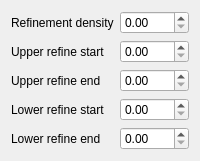
                <widget class="QWidget" name="panelingExpertPage">
                 <attribute name="title">
                  <string>Expert</string>
                 </attribute>
                 <layout class="QFormLayout" name="panelingExpertForm">
                  <property name="rowWrapPolicy">
                   <enum>QFormLayout::WrapLongRows</enum>
                  </property>
                  <item row="0" column="0">
                   <widget class="QLabel" name="refinementLabel">
                    <property name="text">
                     <string>Refinement density</string>
                    </property>
                   </widget>
                  </item>
                  <item row="0" column="1">
                   <widget class="QDoubleSpinBox" name="refinementSpin">
                    <property name="toolTip">
                     <string>Dimensionless refined-area to leading-edge density ratio.</string>
                    </property>
                    <property name="accessibleName">
                     <string>Refinement density ratio</string>
                    </property>
                    <property name="maximumWidth">
                     <number>100</number>
                    </property>
                   </widget>
                  </item>
                  <item row="1" column="0">
                   <widget class="QLabel" name="upperRefinementStartLabel">
                    <property name="text">
                     <string>Upper refine start</string>
                    </property>
                   </widget>
                  </item>
                  <item row="1" column="1">
                   <widget class="QDoubleSpinBox" name="upperRefinementStartSpin">
                    <property name="toolTip">
                     <string>Upper-side refined-area start x/c.</string>
                    </property>
                    <property name="accessibleName">
                     <string>Upper refinement start x over c</string>
                    </property>
                    <property name="maximumWidth">
                     <number>100</number>
                    </property>
                   </widget>
                  </item>
                  <item row="2" column="0">
                   <widget class="QLabel" name="upperRefinementEndLabel">
                    <property name="text">
                     <string>Upper refine end</string>
                    </property>
                   </widget>
                  </item>
                  <item row="2" column="1">
                   <widget class="QDoubleSpinBox" name="upperRefinementEndSpin">
                    <property name="toolTip">
                     <string>Upper-side refined-area end x/c.</string>
                    </property>
                    <property name="accessibleName">
                     <string>Upper refinement end x over c</string>
                    </property>
                    <property name="maximumWidth">
                     <number>100</number>
                    </property>
                   </widget>
                  </item>
                  <item row="3" column="0">
                   <widget class="QLabel" name="lowerRefinementStartLabel">
                    <property name="text">
                     <string>Lower refine start</string>
                    </property>
                   </widget>
                  </item>
                  <item row="3" column="1">
                   <widget class="QDoubleSpinBox" name="lowerRefinementStartSpin">
                    <property name="toolTip">
                     <string>Lower-side refined-area start x/c.</string>
                    </property>
                    <property name="accessibleName">
                     <string>Lower refinement start x over c</string>
                    </property>
                    <property name="maximumWidth">
                     <number>100</number>
                    </property>
                   </widget>
                  </item>
                  <item row="4" column="0">
                   <widget class="QLabel" name="lowerRefinementEndLabel">
                    <property name="text">
                     <string>Lower refine end</string>
                    </property>
                   </widget>
                  </item>
                  <item row="4" column="1">
                   <widget class="QDoubleSpinBox" name="lowerRefinementEndSpin">
                    <property name="toolTip">
                     <string>Lower-side refined-area end x/c.</string>
                    </property>
                    <property name="accessibleName">
                     <string>Lower refinement end x over c</string>
                    </property>
                    <property name="maximumWidth">
                     <number>100</number>
                    </property>
                   </widget>
                  </item>
                 </layout>
                </widget>
